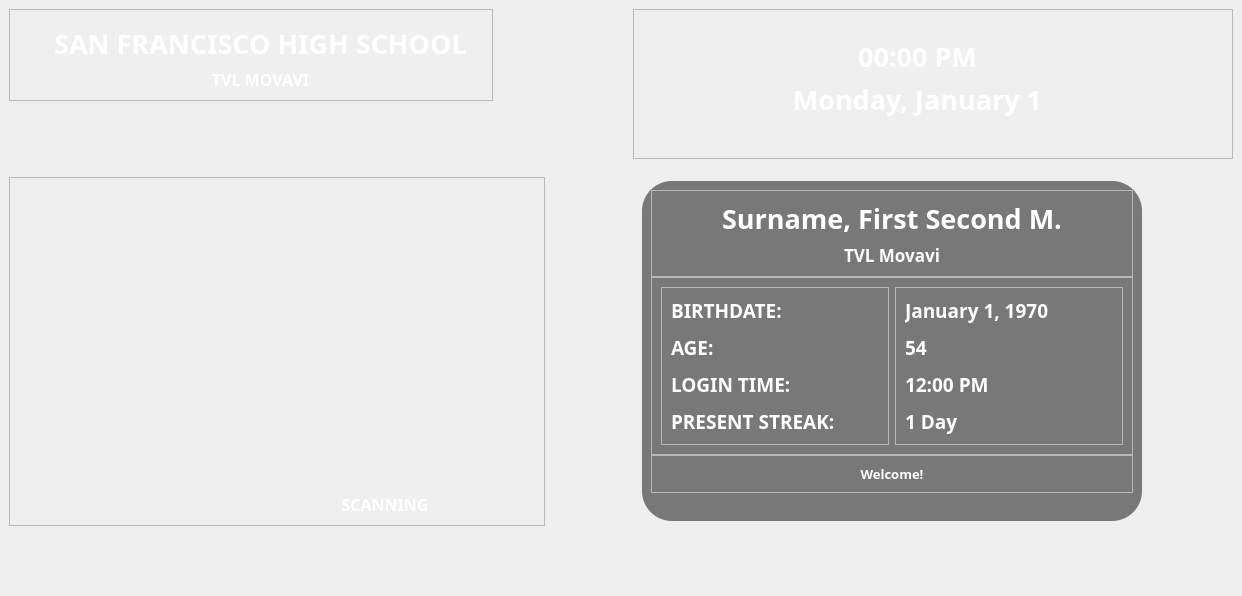
<?xml version="1.0" encoding="UTF-8"?>
<ui version="4.0">
 <class>MainWindow</class>
 <widget class="QMainWindow" name="MainWindow">
  <property name="geometry">
   <rect>
    <x>0</x>
    <y>0</y>
    <width>1242</width>
    <height>596</height>
   </rect>
  </property>
  <property name="sizePolicy">
   <sizepolicy hsizetype="Preferred" vsizetype="Preferred">
    <horstretch>0</horstretch>
    <verstretch>0</verstretch>
   </sizepolicy>
  </property>
  <property name="windowTitle">
   <string>QRAttendify - Attendance</string>
  </property>
  <property name="windowIcon">
   <iconset resource="../Resources/resources.qrc">
    <normaloff>:/icons/Icons/sfhs_logo.ico</normaloff>:/icons/Icons/sfhs_logo.ico</iconset>
  </property>
  <property name="styleSheet">
   <string notr="true">#centralwidget { border-image: url(:/images/Images/bg_2.png); }
#right_bottom { background: rgba(0, 0, 0, 0.5); border-radius: 30%; }</string>
  </property>
  <widget class="QWidget" name="centralwidget">
   <property name="autoFillBackground">
    <bool>false</bool>
   </property>
   <property name="styleSheet">
    <string notr="true"/>
   </property>
   <layout class="QGridLayout" name="gridLayout">
    <property name="bottomMargin">
     <number>70</number>
    </property>
    <item row="0" column="2" alignment="Qt::AlignRight|Qt::AlignTop">
     <widget class="QFrame" name="right_top">
      <property name="minimumSize">
       <size>
        <width>600</width>
        <height>150</height>
       </size>
      </property>
      <property name="maximumSize">
       <size>
        <width>16777215</width>
        <height>150</height>
       </size>
      </property>
      <property name="frameShape">
       <enum>QFrame::StyledPanel</enum>
      </property>
      <property name="frameShadow">
       <enum>QFrame::Raised</enum>
      </property>
      <layout class="QGridLayout" name="gridLayout_3">
       <item row="0" column="1">
        <widget class="QLabel" name="back">
         <property name="minimumSize">
          <size>
           <width>25</width>
           <height>25</height>
          </size>
         </property>
         <property name="maximumSize">
          <size>
           <width>25</width>
           <height>25</height>
          </size>
         </property>
         <property name="font">
          <font>
           <family>Trebuchet MS</family>
           <pointsize>12</pointsize>
           <weight>75</weight>
           <bold>true</bold>
          </font>
         </property>
         <property name="cursor">
          <cursorShape>PointingHandCursor</cursorShape>
         </property>
         <property name="mouseTracking">
          <bool>true</bool>
         </property>
         <property name="toolTip">
          <string>&lt;html&gt;&lt;head/&gt;&lt;body&gt;&lt;p align=&quot;center&quot;&gt;&lt;span style=&quot; font-size:12pt; font-weight:600;&quot;&gt;Back to&lt;br&gt;Main Menu&lt;/span&gt;&lt;/p&gt;&lt;/body&gt;&lt;/html&gt;</string>
         </property>
         <property name="styleSheet">
          <string notr="true"/>
         </property>
         <property name="text">
          <string/>
         </property>
         <property name="pixmap">
          <pixmap resource="../Resources/resources.qrc">:/icons/Icons/arrow_back.png</pixmap>
         </property>
         <property name="scaledContents">
          <bool>true</bool>
         </property>
        </widget>
       </item>
       <item row="3" column="0">
        <widget class="QLabel" name="date">
         <property name="font">
          <font>
           <family>Trebuchet MS</family>
           <pointsize>20</pointsize>
           <weight>75</weight>
           <bold>true</bold>
          </font>
         </property>
         <property name="text">
          <string>&lt;p&gt;&lt;span style=&quot; font-size:20pt; font-weight:600; color:#ffffff;&quot;&gt;Monday, January 1&lt;/span&gt;&lt;/p&gt;</string>
         </property>
         <property name="alignment">
          <set>Qt::AlignHCenter|Qt::AlignTop</set>
         </property>
        </widget>
       </item>
       <item row="0" column="0" rowspan="2">
        <widget class="QLabel" name="time">
         <property name="minimumSize">
          <size>
           <width>400</width>
           <height>0</height>
          </size>
         </property>
         <property name="font">
          <font>
           <family>Trebuchet MS</family>
           <pointsize>20</pointsize>
           <weight>75</weight>
           <bold>true</bold>
          </font>
         </property>
         <property name="text">
          <string>&lt;p&gt;&lt;span style=&quot; font-size:20pt; font-weight:600; color:#ffffff;&quot;&gt;00:00 PM&lt;/span&gt;&lt;/p&gt;</string>
         </property>
         <property name="scaledContents">
          <bool>false</bool>
         </property>
         <property name="alignment">
          <set>Qt::AlignBottom|Qt::AlignHCenter</set>
         </property>
        </widget>
       </item>
       <item row="1" column="1">
        <widget class="QLabel" name="register_">
         <property name="minimumSize">
          <size>
           <width>25</width>
           <height>25</height>
          </size>
         </property>
         <property name="maximumSize">
          <size>
           <width>25</width>
           <height>25</height>
          </size>
         </property>
         <property name="font">
          <font>
           <family>Trebuchet MS</family>
           <pointsize>12</pointsize>
           <weight>75</weight>
           <bold>true</bold>
          </font>
         </property>
         <property name="cursor">
          <cursorShape>PointingHandCursor</cursorShape>
         </property>
         <property name="mouseTracking">
          <bool>true</bool>
         </property>
         <property name="toolTip">
          <string>&lt;html&gt;&lt;head/&gt;&lt;body&gt;&lt;p align=&quot;center&quot;&gt;&lt;span style=&quot; font-size:12pt; font-weight:600;&quot;&gt;Register a Student&lt;/span&gt;&lt;/p&gt;&lt;/body&gt;&lt;/html&gt;</string>
         </property>
         <property name="text">
          <string/>
         </property>
         <property name="pixmap">
          <pixmap resource="../Resources/resources.qrc">:/icons/Icons/reg_student.png</pixmap>
         </property>
         <property name="scaledContents">
          <bool>true</bool>
         </property>
        </widget>
       </item>
      </layout>
     </widget>
    </item>
    <item row="3" column="1" colspan="2" alignment="Qt::AlignHCenter">
     <widget class="QFrame" name="right_bottom">
      <property name="enabled">
       <bool>true</bool>
      </property>
      <property name="minimumSize">
       <size>
        <width>500</width>
        <height>340</height>
       </size>
      </property>
      <property name="maximumSize">
       <size>
        <width>500</width>
        <height>340</height>
       </size>
      </property>
      <property name="frameShape">
       <enum>QFrame::StyledPanel</enum>
      </property>
      <property name="frameShadow">
       <enum>QFrame::Raised</enum>
      </property>
      <layout class="QGridLayout" name="gridLayout_4">
       <property name="spacing">
        <number>0</number>
       </property>
       <item row="1" column="0">
        <widget class="QFrame" name="body">
         <property name="minimumSize">
          <size>
           <width>0</width>
           <height>0</height>
          </size>
         </property>
         <property name="frameShape">
          <enum>QFrame::StyledPanel</enum>
         </property>
         <property name="frameShadow">
          <enum>QFrame::Raised</enum>
         </property>
         <layout class="QHBoxLayout" name="horizontalLayout">
          <item>
           <widget class="QFrame" name="placeholder">
            <property name="minimumSize">
             <size>
              <width>0</width>
              <height>0</height>
             </size>
            </property>
            <property name="frameShape">
             <enum>QFrame::StyledPanel</enum>
            </property>
            <property name="frameShadow">
             <enum>QFrame::Raised</enum>
            </property>
            <layout class="QVBoxLayout" name="verticalLayout_4">
             <property name="spacing">
              <number>10</number>
             </property>
             <item>
              <widget class="QLabel" name="birthdate">
               <property name="font">
                <font>
                 <family>Trebuchet MS</family>
                 <pointsize>14</pointsize>
                 <weight>75</weight>
                 <bold>true</bold>
                </font>
               </property>
               <property name="text">
                <string>&lt;p&gt;&lt;span style=&quot; font-size:14pt; font-weight:600; color:#ffffff;&quot;&gt;BIRTHDATE:&lt;/span&gt;&lt;/p&gt;</string>
               </property>
              </widget>
             </item>
             <item>
              <widget class="QLabel" name="age">
               <property name="font">
                <font>
                 <family>Trebuchet MS</family>
                 <pointsize>14</pointsize>
                 <weight>75</weight>
                 <bold>true</bold>
                </font>
               </property>
               <property name="text">
                <string>&lt;p&gt;&lt;span style=&quot; font-size:14pt; font-weight:600; color:#ffffff;&quot;&gt;AGE:&lt;/span&gt;&lt;/p&gt;</string>
               </property>
              </widget>
             </item>
             <item>
              <widget class="QLabel" name="login_time">
               <property name="font">
                <font>
                 <family>Trebuchet MS</family>
                 <pointsize>14</pointsize>
                 <weight>75</weight>
                 <bold>true</bold>
                </font>
               </property>
               <property name="text">
                <string>&lt;p&gt;&lt;span style=&quot; font-size:14pt; font-weight:600; color:#ffffff;&quot;&gt;LOGIN TIME:&lt;/span&gt;&lt;/p&gt;</string>
               </property>
              </widget>
             </item>
             <item>
              <widget class="QLabel" name="present_streak">
               <property name="font">
                <font>
                 <family>Trebuchet MS</family>
                 <pointsize>14</pointsize>
                 <weight>75</weight>
                 <bold>true</bold>
                </font>
               </property>
               <property name="text">
                <string>&lt;p&gt;&lt;span style=&quot; font-size:14pt; font-weight:600; color:#ffffff;&quot;&gt;PRESENT STREAK:&lt;/span&gt;&lt;/p&gt;</string>
               </property>
              </widget>
             </item>
            </layout>
           </widget>
          </item>
          <item>
           <widget class="QFrame" name="infos">
            <property name="frameShape">
             <enum>QFrame::StyledPanel</enum>
            </property>
            <property name="frameShadow">
             <enum>QFrame::Raised</enum>
            </property>
            <layout class="QVBoxLayout" name="verticalLayout_2">
             <property name="spacing">
              <number>10</number>
             </property>
             <item>
              <widget class="QLabel" name="birthdate_fill">
               <property name="minimumSize">
                <size>
                 <width>0</width>
                 <height>0</height>
                </size>
               </property>
               <property name="font">
                <font>
                 <family>Trebuchet MS</family>
                 <pointsize>14</pointsize>
                 <weight>75</weight>
                 <bold>true</bold>
                </font>
               </property>
               <property name="text">
                <string>&lt;p&gt;&lt;span style=&quot; font-size:14pt; font-weight:600; color:#ffffff;&quot;&gt;January 1, 1970&lt;/span&gt;&lt;/p&gt;</string>
               </property>
              </widget>
             </item>
             <item>
              <widget class="QLabel" name="age_fill">
               <property name="font">
                <font>
                 <family>Trebuchet MS</family>
                 <pointsize>14</pointsize>
                 <weight>75</weight>
                 <bold>true</bold>
                </font>
               </property>
               <property name="text">
                <string>&lt;p&gt;&lt;span style=&quot; font-size:14pt; font-weight:600; color:#ffffff;&quot;&gt;54&lt;/span&gt;&lt;/p&gt;</string>
               </property>
              </widget>
             </item>
             <item>
              <widget class="QLabel" name="login_time_fill">
               <property name="font">
                <font>
                 <family>Trebuchet MS</family>
                 <pointsize>14</pointsize>
                 <weight>75</weight>
                 <bold>true</bold>
                </font>
               </property>
               <property name="text">
                <string>&lt;p&gt;&lt;span style=&quot; font-size:14pt; font-weight:600; color:#ffffff;&quot;&gt;12:00 PM&lt;/span&gt;&lt;/p&gt;</string>
               </property>
              </widget>
             </item>
             <item>
              <widget class="QLabel" name="present_streak_fill">
               <property name="font">
                <font>
                 <family>Trebuchet MS</family>
                 <pointsize>14</pointsize>
                 <weight>75</weight>
                 <bold>true</bold>
                </font>
               </property>
               <property name="text">
                <string>&lt;p&gt;&lt;span style=&quot; font-size:14pt; font-weight:600; color:#ffffff;&quot;&gt;1 Day&lt;/span&gt;&lt;/p&gt;</string>
               </property>
              </widget>
             </item>
            </layout>
           </widget>
          </item>
         </layout>
        </widget>
       </item>
       <item row="0" column="0">
        <widget class="QFrame" name="header">
         <property name="maximumSize">
          <size>
           <width>16777215</width>
           <height>100</height>
          </size>
         </property>
         <property name="frameShape">
          <enum>QFrame::StyledPanel</enum>
         </property>
         <property name="frameShadow">
          <enum>QFrame::Raised</enum>
         </property>
         <layout class="QVBoxLayout" name="verticalLayout_3">
          <item alignment="Qt::AlignBottom">
           <widget class="QLabel" name="student_name">
            <property name="maximumSize">
             <size>
              <width>16777215</width>
              <height>50</height>
             </size>
            </property>
            <property name="font">
             <font>
              <family>Trebuchet MS</family>
              <pointsize>20</pointsize>
              <weight>75</weight>
              <bold>true</bold>
             </font>
            </property>
            <property name="text">
             <string>&lt;p&gt;&lt;span style=&quot; font-size:20pt; font-weight:600; color:#ffffff;&quot;&gt;Surname, First Second M.&lt;/span&gt;&lt;/p&gt;</string>
            </property>
            <property name="alignment">
             <set>Qt::AlignCenter</set>
            </property>
           </widget>
          </item>
          <item alignment="Qt::AlignTop">
           <widget class="QLabel" name="student_section">
            <property name="maximumSize">
             <size>
              <width>16777215</width>
              <height>35</height>
             </size>
            </property>
            <property name="font">
             <font>
              <family>Trebuchet MS</family>
              <pointsize>13</pointsize>
              <weight>75</weight>
              <bold>true</bold>
             </font>
            </property>
            <property name="text">
             <string>&lt;p&gt;&lt;span style=&quot;color:#ffffff;&quot;&gt;TVL Movavi&lt;/span&gt;&lt;/p&gt;</string>
            </property>
            <property name="alignment">
             <set>Qt::AlignCenter</set>
            </property>
           </widget>
          </item>
         </layout>
        </widget>
       </item>
       <item row="2" column="0" alignment="Qt::AlignTop">
        <widget class="QFrame" name="footer">
         <property name="frameShape">
          <enum>QFrame::StyledPanel</enum>
         </property>
         <property name="frameShadow">
          <enum>QFrame::Raised</enum>
         </property>
         <layout class="QVBoxLayout" name="verticalLayout_5">
          <item>
           <widget class="QLabel" name="student_message">
            <property name="minimumSize">
             <size>
              <width>0</width>
              <height>0</height>
             </size>
            </property>
            <property name="maximumSize">
             <size>
              <width>16777215</width>
              <height>60</height>
             </size>
            </property>
            <property name="font">
             <font>
              <family>Trebuchet MS</family>
              <pointsize>10</pointsize>
              <weight>75</weight>
              <bold>true</bold>
             </font>
            </property>
            <property name="text">
             <string>&lt;p&gt;&lt;span style=&quot; font-size:10pt; font-weight:600; color:#ffffff;&quot;&gt;Welcome!&lt;/span&gt;&lt;/p&gt;</string>
            </property>
            <property name="alignment">
             <set>Qt::AlignCenter</set>
            </property>
            <property name="wordWrap">
             <bool>true</bool>
            </property>
           </widget>
          </item>
         </layout>
        </widget>
       </item>
      </layout>
     </widget>
    </item>
    <item row="3" column="0" alignment="Qt::AlignHCenter|Qt::AlignVCenter">
     <widget class="QFrame" name="left_bottom">
      <property name="frameShape">
       <enum>QFrame::StyledPanel</enum>
      </property>
      <property name="frameShadow">
       <enum>QFrame::Raised</enum>
      </property>
      <layout class="QVBoxLayout" name="verticalLayout">
       <property name="leftMargin">
        <number>225</number>
       </property>
       <item alignment="Qt::AlignHCenter|Qt::AlignVCenter">
        <widget class="QLabel" name="display">
         <property name="minimumSize">
          <size>
           <width>300</width>
           <height>300</height>
          </size>
         </property>
         <property name="styleSheet">
          <string notr="true">#display { border-radius: 10%; }</string>
         </property>
         <property name="text">
          <string/>
         </property>
         <property name="scaledContents">
          <bool>true</bool>
         </property>
         <property name="alignment">
          <set>Qt::AlignCenter</set>
         </property>
        </widget>
       </item>
       <item>
        <widget class="QLabel" name="display_status">
         <property name="font">
          <font>
           <family>Trebuchet MS</family>
           <pointsize>12</pointsize>
           <weight>75</weight>
           <bold>true</bold>
          </font>
         </property>
         <property name="text">
          <string>&lt;p&gt;&lt;span style=&quot; font-size:12pt; font-weight:600; color:#ffffff;&quot;&gt;SCANNING&lt;/span&gt;&lt;/p&gt;</string>
         </property>
         <property name="alignment">
          <set>Qt::AlignCenter</set>
         </property>
        </widget>
       </item>
      </layout>
     </widget>
    </item>
    <item row="0" column="0" colspan="2" alignment="Qt::AlignLeft|Qt::AlignTop">
     <widget class="QFrame" name="left_top">
      <property name="maximumSize">
       <size>
        <width>16777215</width>
        <height>150</height>
       </size>
      </property>
      <property name="frameShape">
       <enum>QFrame::StyledPanel</enum>
      </property>
      <property name="frameShadow">
       <enum>QFrame::Raised</enum>
      </property>
      <layout class="QGridLayout" name="gridLayout_2">
       <property name="leftMargin">
        <number>15</number>
       </property>
       <property name="topMargin">
        <number>15</number>
       </property>
       <item row="0" column="1">
        <widget class="QLabel" name="title_logo">
         <property name="minimumSize">
          <size>
           <width>445</width>
           <height>0</height>
          </size>
         </property>
         <property name="maximumSize">
          <size>
           <width>16777215</width>
           <height>16777215</height>
          </size>
         </property>
         <property name="font">
          <font>
           <family>Trebuchet MS</family>
           <pointsize>20</pointsize>
           <weight>75</weight>
           <bold>true</bold>
          </font>
         </property>
         <property name="text">
          <string>&lt;p&gt;&lt;span style=&quot; font-size:20pt; font-weight:600; color:#ffffff;&quot;&gt;SAN FRANCISCO HIGH SCHOOL&lt;/span&gt;&lt;/p&gt;</string>
         </property>
         <property name="scaledContents">
          <bool>false</bool>
         </property>
         <property name="alignment">
          <set>Qt::AlignBottom|Qt::AlignHCenter</set>
         </property>
        </widget>
       </item>
       <item row="1" column="1">
        <widget class="QLabel" name="class_name">
         <property name="font">
          <font>
           <family>Trebuchet MS</family>
           <pointsize>12</pointsize>
           <weight>75</weight>
           <bold>true</bold>
           <kerning>true</kerning>
          </font>
         </property>
         <property name="layoutDirection">
          <enum>Qt::LeftToRight</enum>
         </property>
         <property name="text">
          <string>&lt;p&gt;&lt;span style=&quot; font-weight:600; color:#ffffff;&quot;&gt;TVL MOVAVI&lt;/span&gt;&lt;/p&gt;</string>
         </property>
         <property name="textFormat">
          <enum>Qt::AutoText</enum>
         </property>
         <property name="scaledContents">
          <bool>true</bool>
         </property>
         <property name="alignment">
          <set>Qt::AlignHCenter|Qt::AlignTop</set>
         </property>
         <property name="wordWrap">
          <bool>true</bool>
         </property>
        </widget>
       </item>
       <item row="0" column="0" rowspan="2">
        <widget class="QLabel" name="logo">
         <property name="maximumSize">
          <size>
           <width>131</width>
           <height>131</height>
          </size>
         </property>
         <property name="text">
          <string/>
         </property>
         <property name="pixmap">
          <pixmap resource="../Resources/resources.qrc">:/icons/Icons/sfhs_logo.png</pixmap>
         </property>
         <property name="scaledContents">
          <bool>true</bool>
         </property>
        </widget>
       </item>
      </layout>
     </widget>
    </item>
   </layout>
  </widget>
 </widget>
 <resources>
  <include location="../Resources/resources.qrc"/>
 </resources>
 <connections/>
</ui>
